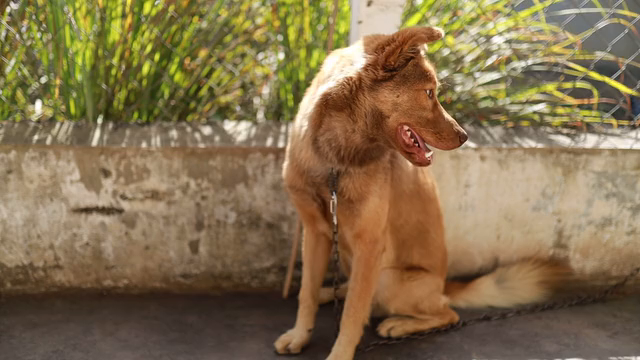
#> input picture frame 0 of dog.mp4, 640 x 360 px
$ python 4-reduction-of-manual-labeling.py
#> lines starting #> are read from the running program, lines starting #| are printed output that depends on the picture
"""
Reducción del etiquetado manual (hasta 1,5 puntos adicionales):
implementar un procedimiento que permita reducir el número de
frames que el usuario debe etiquetar manualmente,
utilizando las herramientas vistas en clase.
Por ejemplo, se podrá reutilizar una selección durante varios frames.
Se valorará la reducción de la intervención manual sin perder
precisión en la delimitación de las regiones.
"""

import os

import cv2

WINDOW_NAME = "DOG WINDOW"
RED = (0, 0, 255)
GREEN = (0, 255, 0)
YELLOW = (0, 255, 255)

PREVIOUS_FRAME_KEYS = (2424832, 65361, 63234)
NEXT_FRAME_KEYS = (2555904, 65363, 63235)
QUIT_KEYS = (ord("q"), ord("Q"))
DISCARD_KEYS = (27,)  # Esc
UNDO_KEYS = (ord("z"), ord("Z"))
PAUSE_KEYS = (ord(" "),)
OUTPUT_PATH = "./outputs/4-reduction-of-manual-labeling.mp4"


def draw_box(frame, pt1, pt2, color=GREEN):
    x1, y1 = pt1
    x2, y2 = pt2

    p1 = (x1, y1)
    p2 = (x2, y1)
    p3 = (x2, y2)
    p4 = (x1, y2)

    lines = [[p1, p2], [p2, p3], [p3, p4], [p4, p1]]

    for line in lines:
        cv2.line(frame, *line, color)


def get_inherited_boxes(frame_box_map, frame_number):
    keyframes = [k for k, boxes in frame_box_map.items() if boxes and k < frame_number]
    return frame_box_map[max(keyframes)] if keyframes else []


def draw_frame_number(frame, frame_number, total_frames, paused):
    status = "Pausado" if paused else "Reproduciendo"

    TEXTS = [f"Frame: {frame_number} / {total_frames}", status]

    draw_text(frame, TEXTS, x=10)


def draw_menu(frame):

    width = frame.shape[1]
    RIGHT_MARGIN = 240

    TEXTS = [
        "Espacio: Pausar / reproducir",
        "<- / ->: Frame anterior / siguiente",
        "Click izq: Etiquetar",
        "Q: Guardar y salir",
        "Esc: Salir sin guardar",
        "Z: Deshacer",
    ]
    draw_text(frame, TEXTS, x=width - RIGHT_MARGIN)


def draw_text(frame, texts, x):

    INITIAL_TOP_MARGIN = 20
    LINE_HEIGHT = 18

    for i, text in enumerate(texts):
        org_x = x
        org_y = INITIAL_TOP_MARGIN + i * LINE_HEIGHT

        cv2.putText(
            img=frame,
            text=text,
            org=(org_x, org_y),
            fontFace=cv2.FONT_HERSHEY_SIMPLEX,
            fontScale=0.4,
            color=GREEN,
            thickness=1,
        )


def add_click_point(event, x, y, flags, param):
    if event == cv2.EVENT_LBUTTONDOWN:
        param.append((x, y))


def read_frame(video, frame_number):
    if frame_number < 1:
        return None

    video.set(cv2.CAP_PROP_POS_FRAMES, frame_number - 1)
    _success, frame = video.read()
    return frame if _success else None


def save_labeled_video(video, frame_box_map):
    width = int(video.get(cv2.CAP_PROP_FRAME_WIDTH))
    height = int(video.get(cv2.CAP_PROP_FRAME_HEIGHT))
    fps = video.get(cv2.CAP_PROP_FPS) or 30

    os.makedirs(os.path.dirname(OUTPUT_PATH), exist_ok=True)

    video_writer = cv2.VideoWriter(
        OUTPUT_PATH, cv2.VideoWriter_fourcc(*"mp4v"), fps, (width, height)
    )

    video.set(cv2.CAP_PROP_POS_FRAMES, 0)
    frame_number = 1
    success, frame = video.read()

    #* keep the boxes on the screen until you find the next frame with new boxes
    current_boxes = []

    while success:

        if frame_box_map.get(frame_number):
            current_boxes = frame_box_map[frame_number]

        for box in current_boxes:
            draw_box(frame, *box)

        video_writer.write(frame)

        frame_number += 1
        success, frame = video.read()

    video_writer.release()

    print(f"Saved {OUTPUT_PATH} ({len(frame_box_map)} frames labeled)")


def main():
    print(45 * "=")
    print("4-reduction-of-manual-labeling.py")
    print(45 * "=")

    video = cv2.VideoCapture("dog.mp4")
    frame_number = 1

    paused = True
    frame_delay = int(1000 / (video.get(cv2.CAP_PROP_FPS) or 30))

    frame = read_frame(video, frame_number)
#> in read_frame, frame is the input picture: shape (360, 640, 3); mean B, G, R 77.3, 111.5, 132.2
    total_frames = int(video.get(cv2.CAP_PROP_FRAME_COUNT))

    #? click_points
    #? ex: [point1  , point2  , point3  , point4  , ...]
    #? ex: [(x1, y1), (x2, y2), (x3, y3), (x4, y4), ...]
    click_points = []

    #? frame_box_map
    #? key -> frame_number, value -> [box1                , box2            ]
    #? key -> frame_number, value -> [(point1  , point2)  , (point3  , point4)]
    #? key -> frame_number, value -> [((x1, y1), (x2, y2)), ((x3, y3), (x4, y4))]
    #? ex: {1: [((352, 33), (477, 175)), ((340, 218), (383, 257))], 9: [((486, 213), (535, 245))]}
    frame_box_map = {}

    cv2.namedWindow(WINDOW_NAME)
    cv2.setMouseCallback(
        window_name=WINDOW_NAME, on_mouse=add_click_point, param=click_points
    )

    while True:
        preview = frame.copy()

        #* draw click points with red color
        for point in click_points:
            cv2.circle(preview, point, 4, RED, -1)

        #* draw boxes
        own_boxes = frame_box_map.get(frame_number)

        if own_boxes:
            for box in own_boxes:
                draw_box(preview, *box)
        else:
            for box in get_inherited_boxes(frame_box_map, frame_number):
                draw_box(preview, *box, YELLOW)

        draw_frame_number(preview, frame_number, total_frames, paused)
        draw_menu(preview)
#> call 2 of draw_text, with x = 400
#> after the loop in draw_text (call 2), `for i, text in enumerate(texts):`:
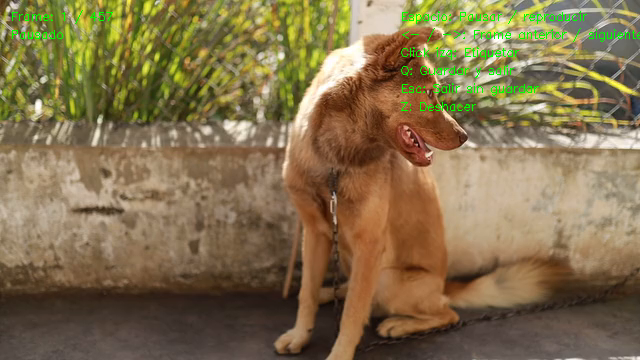
#> frame: shape (360, 640, 3); mean B, G, R 76.4, 112.5, 130.8

        #* show frame with updates
        cv2.imshow(WINDOW_NAME, preview)

        key = cv2.waitKeyEx(frame_delay)
#> (key q is pressed here)
#> key = 113

        if key in PAUSE_KEYS:
            paused = not paused

        step = 0

        if key in PREVIOUS_FRAME_KEYS or key in NEXT_FRAME_KEYS:
            step = 1 if key in NEXT_FRAME_KEYS else -1
            paused = True
        elif not paused:
            step = 1

        if step != 0:
            new_frame = read_frame(video, frame_number + step)

            if new_frame is not None:
                frame = new_frame
                frame_number += step
                click_points.clear()
            else:
                #* At the first or last frame there is nowhere to go: stay put.
                paused = True
                step = 0

        #* assign boxes to the current frame when there are two click points
        if len(click_points) >= 2:
            point1, point2 = click_points
            box = (point1, point2)
            frame_box_map.setdefault(frame_number, []).append(box)
            click_points.clear()

        #* removes the last box created from the current frame
        if key in UNDO_KEYS and frame_box_map.get(frame_number):
            frame_box_map[frame_number].pop()

        if key in QUIT_KEYS or key in DISCARD_KEYS:
            break

    cv2.destroyAllWindows()

    if key in QUIT_KEYS:
        save_labeled_video(video, frame_box_map)
#> in save_labeled_video, `width = int(video.get(cv2.CAP_PROP_FRAME_WIDTH))`: width = 640
#> in save_labeled_video, `height = int(video.get(cv2.CAP_PROP_FRAME_HEIGHT))`: height = 360
#> in save_labeled_video, `fps = video.get(cv2.CAP_PROP_FPS) or 30`: fps = 29.97
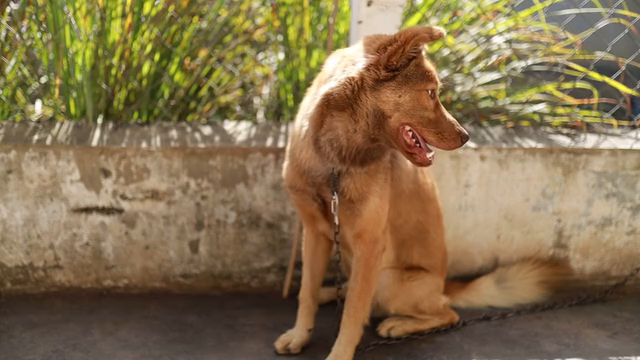
#> input picture frame 1 of dog.mp4, 640 x 360 px
#> in save_labeled_video, frame is the input picture: shape (360, 640, 3); mean B, G, R 77.8, 111.7, 132.5
    else:
        print("Exited without saving")

    video.release()


main()

$ run again, starting later in the video
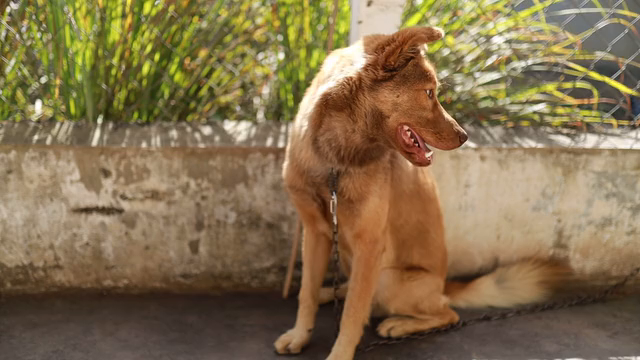
#> input picture frame 0 of dog.mp4, 640 x 360 px
#> in read_frame, frame is the input picture: shape (360, 640, 3); mean B, G, R 77.3, 111.5, 132.2
#> key = 113
#> in save_labeled_video, `width = int(video.get(cv2.CAP_PROP_FRAME_WIDTH))`: width = 640
#> height = 360
#> fps = 29.97
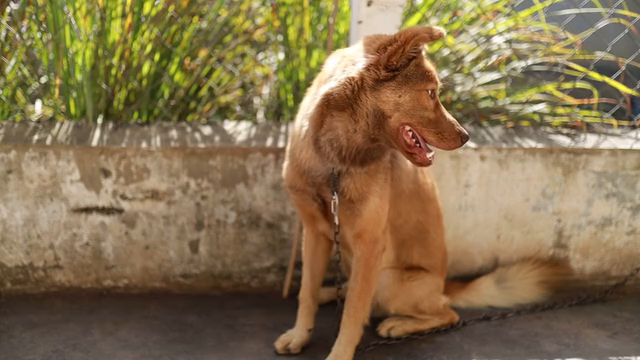
#> input picture frame 1 of dog.mp4, 640 x 360 px
#> in save_labeled_video, frame is the input picture: shape (360, 640, 3); mean B, G, R 77.8, 111.7, 132.5

$ run again, starting later in the video
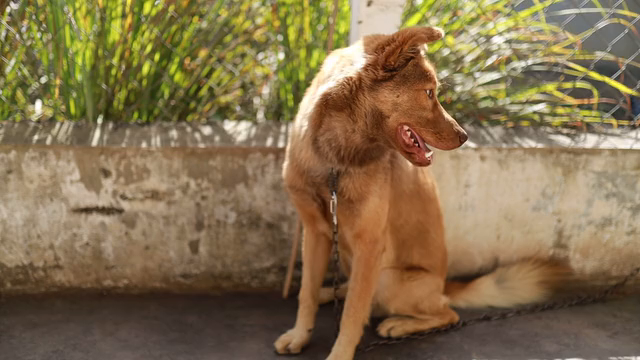
#> input picture frame 0 of dog.mp4, 640 x 360 px
#> in read_frame, frame is the input picture: shape (360, 640, 3); mean B, G, R 77.3, 111.5, 132.2
#> key = 113
#> in save_labeled_video, `width = int(video.get(cv2.CAP_PROP_FRAME_WIDTH))`: width = 640
#> height = 360
#> fps = 29.97
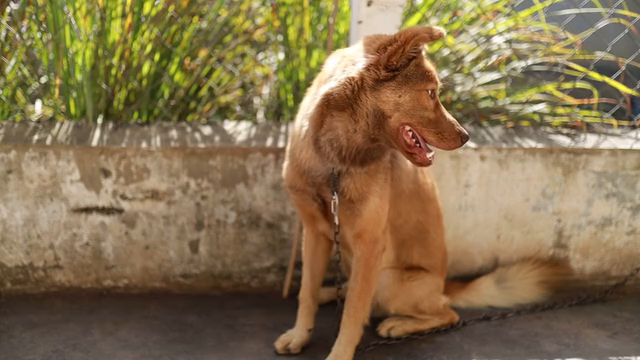
#> input picture frame 1 of dog.mp4, 640 x 360 px
#> in save_labeled_video, frame is the input picture: shape (360, 640, 3); mean B, G, R 77.8, 111.7, 132.5
